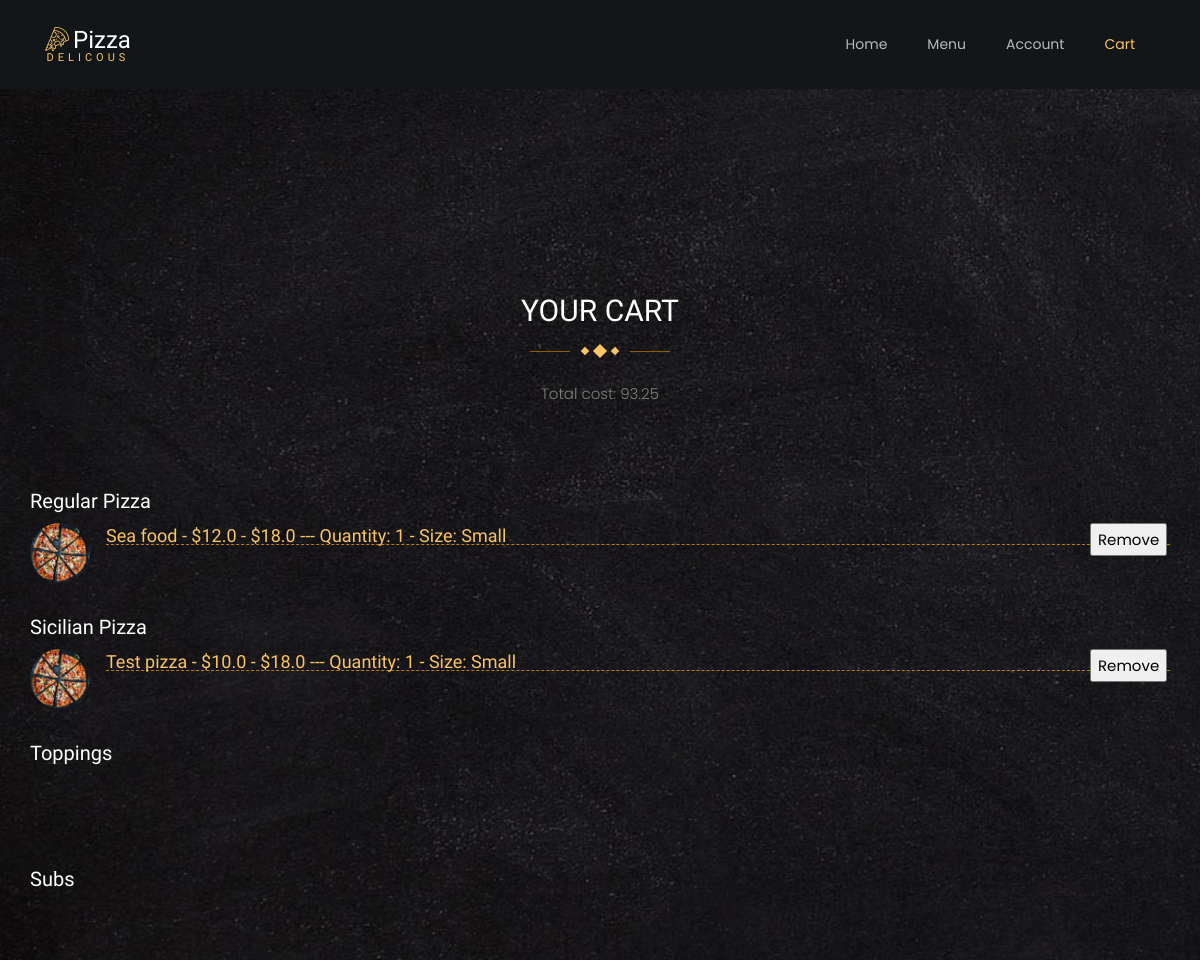
/cart (signed in, upper part), run on an earlier commit of the app's database.
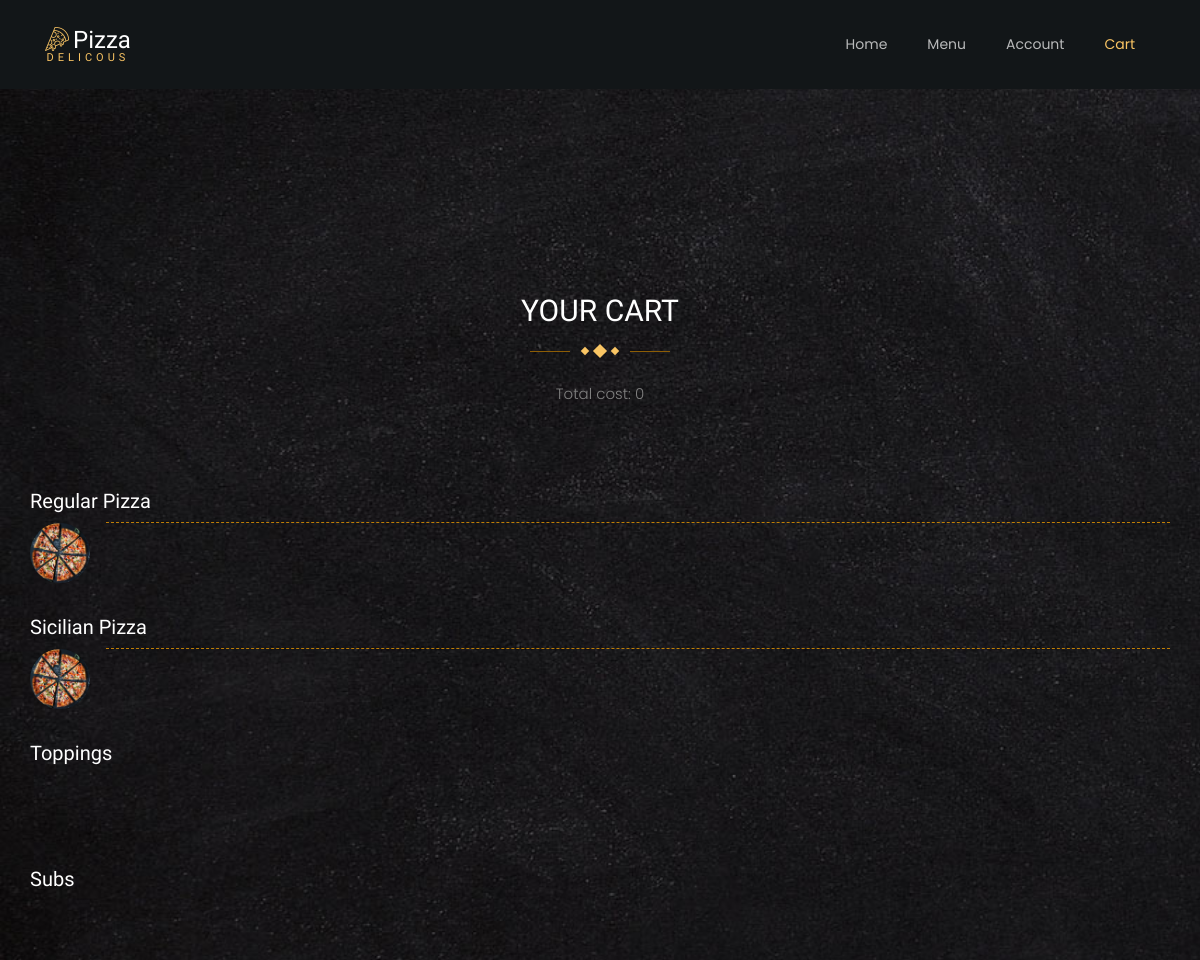
And on a later commit of the database.
### orders/models.py (models this page shows, shortened)
class RegularPizzaOrder(models.Model):
    cart = models.ForeignKey(Cart, on_delete=models.CASCADE, related_name="reg_order")
    dish = models.ForeignKey(RegularPizza, on_delete=models.CASCADE, related_name="regular_pizza")
    quantity = models.IntegerField(default=1)
    size = models.CharField(max_length=64,default="Small")

class RegularPizza(models.Model):
    pizza_type = models.CharField(max_length=64,default="RegularPizza")
    name = models.CharField(max_length=64)
    small_price = models.FloatField()
    large_price = models.FloatField()

class SicilianPizzaOrder(models.Model):
    cart = models.ForeignKey(Cart, on_delete=models.CASCADE, related_name="sic_order")
    dish = models.ForeignKey(SicilianPizza, on_delete=models.CASCADE, related_name="sicilian_pizza")
    quantity = models.IntegerField(default=1)
    size = models.CharField(max_length=64,default="Small")

class SicilianPizza(models.Model):
    pizza_type = models.CharField(max_length=64,default="SicilianPizza")
    name = models.CharField(max_length=64)
    small_price = models.FloatField()
    large_price = models.FloatField()

### orders/views.py (the view)
# urls.py: path("cart",views.cart, name="cart"),
def cart(request):
    total = 0
    try:
        us_name = request.user.username
        us = User.objects.get(username=us_name) ########
    except:
        return render(request, 'theme/cart.html')
    try:
        cart = Cart.objects.get(user=us)
    except Cart.DoesNotExist:
        return render(request, 'theme/cart.html')
    for order in cart.reg_order.all():
        if order.size == "Small":
            total += order.dish.small_price * order.quantity
        else:
            total += order.dish.large_price * order.quantity
    for order in cart.sic_order.all():
        if order.size == "Small":
            total += order.dish.small_price * order.quantity
        else:
            total += order.dish.large_price * order.quantity
    for order in cart.sub_order.all():
        if order.size == "Small":
            total += order.dish.small_price * order.quantity
        else:
            total += order.dish.large_price * order.quantity
    for order in cart.sal_order.all():
        total += order.dish.price * order.quantity
    for order in cart.pas_order.all():
        total += order.dish.price * order.quantity
    for order in cart.din_order.all():
        if order.size == "Small":
            total += order.dish.small_price * order.quantity
        else:
            total += order.dish.large_price * order.quantity
    context = {
        "total": total,
        "regular_pizza": cart.reg_order.all(),
        "sicilian_pizza": cart.sic_order.all(),
        "toppings": cart.top_order.all(),
        "subs": cart.sub_order.all(),
        "salads": cart.sal_order.all(),
        "pasta": cart.pas_order.all(),
        "dinner_platters": cart.din_order.all(),
    }
    return render(request, 'theme/cart.html', context)

### orders/templates/theme/cart.html (shortened to what this page needs)
{% load static %}
<!DOCTYPE html>
<html lang="en">
  <head>
    <link rel="stylesheet" href="{% static 'css/open-iconic-bootstrap.min.css' %}">
    <link rel="stylesheet" href="{% static 'css/animate.css' %}">
    <link rel="stylesheet" href="{% static 'css/owl.carousel.min.css' %}">
    <link rel="stylesheet" href="{% static 'css/owl.theme.default.min.css' %}">
    <link rel="stylesheet" href="{% static 'css/magnific-popup.css' %}">
    <link rel="stylesheet" href="{% static 'css/aos.css' %}">
    <link rel="stylesheet" href="{% static 'css/ionicons.min.css' %}">
    <link rel="stylesheet" href="{% static 'css/bootstrap-datepicker.css' %}">
    <link rel="stylesheet" href="{% static 'css/jquery.timepicker.css' %}">
    <link rel="stylesheet" href="{% static 'css/flaticon.css' %}">
    <link rel="stylesheet" href="{% static 'css/icomoon.css' %}">
    <link rel="stylesheet" href="{% static 'css/style.css' %}">
  </head>
  <body>
  	<nav class="navbar navbar-expand-lg navbar-dark ftco_navbar bg-dark ftco-navbar-light" id="ftco-navbar">
	    <div class="container">
	      <a class="navbar-brand" href="index.html"><span class="flaticon-pizza-1 mr-1"></span>Pizza<br><small>Delicous</small></a>
	      <div class="collapse navbar-collapse" id="ftco-nav">
	        <ul class="navbar-nav ml-auto">
				<li class="nav-item"><a href="{% url 'index' %}" class="nav-link">Home</a></li>
				<li class="nav-item"><a href="{% url 'menu' %}" class="nav-link">Menu</a></li>
				<li class="nav-item"><a href="{% url 'template_account' %}" class="nav-link">Account</a></li>
				<li class="nav-item active"><a href="{% url 'cart' %}" class="nav-link">Cart</a></li>
	        </ul>
	      </div>
		  </div>
	  </nav>
	<section class="ftco-section">
		<div class="container">
    		<div class="row justify-content-center mb-5 pb-3 mt-5 pt-5">
			<div class="col-md-7 heading-section text-center ftco-animate">
				<h2 class="mb-4">Your Cart</h2>
				<p class="flip"><span class="deg1"></span><span class="deg2"></span><span class="deg3"></span></p>
				<p class="mt-5">Total cost: {{total}}</p>
			</div>
        </div>
        <div class="row">
				<h5>Regular Pizza</h5>
				{% if not regular_pizza %}
				<div class="pricing-entry d-flex ftco-animate">
        			<div class="img" style="background-image: url(static/images/pizza-1.jpg);"></div>
        			<div class="desc pl-3">
        			</div>
				</div>
				{% endif %}
            	{% for pizza in regular_pizza %}
        		<div class="pricing-entry d-flex ftco-animate">
        			<div class="img" style="background-image: url(static/images/pizza-1.jpg);"></div>
        			<div class="desc pl-3">
	        			<div class="d-flex text align-items-center">
							<h3 style="color: #fac564;">{{pizza.dish.name}} - ${{pizza.dish.small_price}} - ${{pizza.dish.large_price}} --- Quantity: {{pizza.quantity}} - Size: {{pizza.size}}</h3>
							<form action="{% url 'remove' pizza.dish.pizza_type pizza.pk %}" method="POST">
								<input type="submit" value="Remove">
							</form>
	        			</div>
        			</div>
				</div>
				{% endfor %}
				<h5>Sicilian Pizza</h5>
				{% if not sicilian_pizza %}
				<div class="pricing-entry d-flex ftco-animate">
        			<div class="img" style="background-image: url(static/images/pizza-1.jpg);"></div>
        			<div class="desc pl-3">
        			</div>
				</div>
				{% endif %}
				{% for pizza in sicilian_pizza %}
        		<div class="pricing-entry d-flex ftco-animate">
        			<div class="img" style="background-image: url(static/images/pizza-1.jpg);"></div>
        			<div class="desc pl-3">
	        			<div class="d-flex text align-items-center">
							<h3 style="color: #fac564;">{{pizza.dish.name}} - ${{pizza.dish.small_price}} - ${{pizza.dish.large_price}} --- Quantity: {{pizza.quantity}} - Size: {{pizza.size}}</h3>
							<form action="{% url 'remove' pizza.dish.pizza_type pizza.pk %}" method="POST">
								<input type="submit" value="Remove">
							</form>
	        			</div>
        			</div>
				</div>
				{% endfor %}
				<h5>Toppings</h5>
				<h5>Subs</h5>
        </div>
    </section>
  </body>
</html>

What changed in the data, as far as the page shows it:
removed RegularPizzaOrder: dish.name "Sea food", dish.small_price "12.0", dish.large_price "18.0", quantity "1", size "Small"
removed SicilianPizzaOrder: dish.name "Test pizza", dish.small_price "10.0", dish.large_price "18.0", quantity "1", size "Small"
Also different on the page:
{{ total }}: "93.25" → "0"
